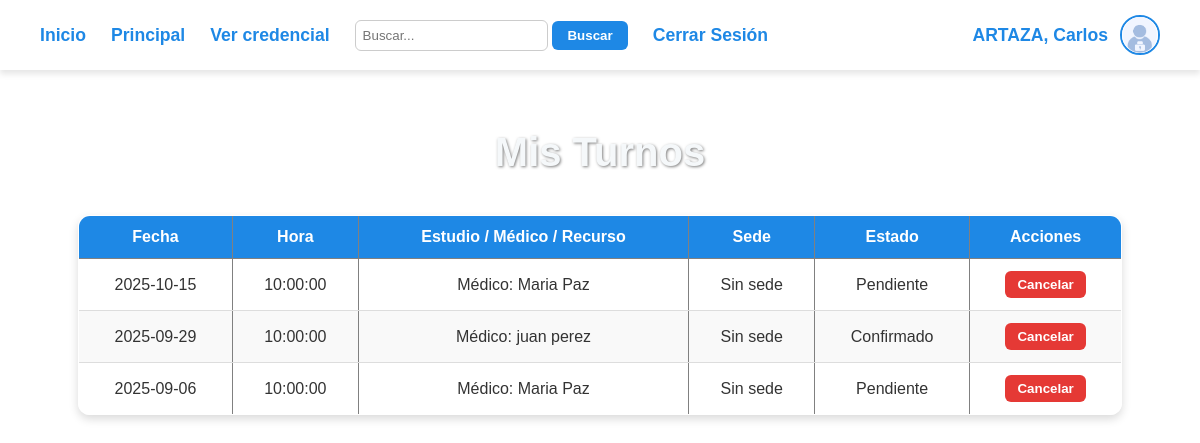
Page /interfaces/Paciente/Gestion/misTurnos.php (signed in) on the committed database.
### tables this page shows
CREATE TABLE IF NOT EXISTS turnos (
  id_turno INT NOT NULL AUTO_INCREMENT,
  id_paciente INT DEFAULT NULL,
  id_medico INT DEFAULT NULL,
  id_estado INT DEFAULT NULL,
  id_estudio INT DEFAULT NULL,
  id_recurso INT DEFAULT NULL,
  fecha DATE DEFAULT NULL,
  hora TIME DEFAULT NULL,
  copago DECIMAL(10,2) DEFAULT 0.00,
  observaciones TEXT DEFAULT NULL,
  fecha_creacion TIMESTAMP NOT NULL DEFAULT CURRENT_TIMESTAMP,
  CONSTRAINT pk_turnos PRIMARY KEY (id_turno),
  KEY idx_turnos_id_paciente (id_paciente),
  KEY idx_turnos_id_medico (id_medico),
  KEY idx_turnos_id_estado (id_estado),
  KEY idx_turnos_id_estudio (id_estudio),
  CONSTRAINT fk_turnos_id_paciente FOREIGN KEY (id_paciente)
    REFERENCES pacientes(id_paciente)
    ON UPDATE CASCADE
    ON DELETE SET NULL,
  CONSTRAINT fk_turnos_id_medico FOREIGN KEY (id_medico)
    REFERENCES medicos(id_medico)
    ON UPDATE CASCADE
    ON DELETE SET NULL,
  CONSTRAINT fk_turnos_id_estado FOREIGN KEY (id_estado)
    REFERENCES estados(id_estado)
    ON UPDATE CASCADE
    ON DELETE SET NULL,
  CONSTRAINT fk_turnos_id_estudio FOREIGN KEY (id_estudio)
    REFERENCES estudios(id_estudio)
    ON UPDATE CASCADE
    ON DELETE SET NULL,
  CONSTRAINT fk_turno_recurso FOREIGN KEY (id_recurso)
    REFERENCES recursos(id_recurso)
    ON UPDATE CASCADE
    ON DELETE SET NULL
);

CREATE TABLE IF NOT EXISTS usuarios (
  id_usuario INT NOT NULL AUTO_INCREMENT,
  nombre VARCHAR(100) NOT NULL,
  apellido VARCHAR(100) NOT NULL,
  email VARCHAR(150) NOT NULL,
  password_hash VARCHAR(255) NOT NULL,
  id_rol INT DEFAULT NULL,
  activo TINYINT(1) DEFAULT 1,
  fecha_creacion TIMESTAMP NOT NULL DEFAULT CURRENT_TIMESTAMP,
  genero VARCHAR(100) DEFAULT NULL,
  img_dni LONGTEXT DEFAULT NULL,
  CONSTRAINT pk_usuario PRIMARY KEY (id_usuario),         
  CONSTRAINT uk_usuario_email UNIQUE (email),             
  KEY idx_usuario_id_rol (id_rol),                        
  CONSTRAINT fk_usuario_id_rol FOREIGN KEY (id_rol)       
    REFERENCES roles(id_rol)
    ON UPDATE CASCADE
    ON DELETE SET NULL
);

CREATE TABLE IF NOT EXISTS estados (
  id_estado INT NOT NULL AUTO_INCREMENT,
  nombre_estado VARCHAR(100) NOT NULL,
  PRIMARY KEY (id_estado),
  UNIQUE KEY uk_estado_nombre (nombre_estado)    
);

### interfaces/Paciente/Gestion/misTurnos.php (the view, shortened to what this page needs)
<?php
$conn = ConexionBD::conectar();
$paciente_id = $_SESSION['id_paciente_token'] ?? null;
$sql = "
    SELECT
        t.id_turno AS id,
        t.fecha,
        t.hora,
        es.nombre_estado AS estado,
        t.id_estudio,
        e.nombre AS nombre_estudio,
        t.id_medico,
        um.nombre AS nombre_medico,
        um.apellido AS apellido_medico,
        r.nombre AS recurso,
        s.nombre AS sede
    FROM turnos t
    LEFT JOIN estudios e   ON t.id_estudio = e.id_estudio
    LEFT JOIN medicos m    ON t.id_medico  = m.id_medico
    LEFT JOIN usuarios um   ON m.id_usuario = um.id_usuario
    LEFT JOIN estados es    ON t.id_estado  = es.id_estado
    LEFT JOIN recursos r   ON r.id_recurso = t.id_recurso
    LEFT JOIN sedes s      ON s.id_sede    = r.id_sede
    WHERE t.id_paciente = ?
    ORDER BY t.fecha DESC, t.hora DESC
";
$stmt = $conn->prepare($sql);
$stmt->bind_param("i", $paciente_id);
$stmt->execute();
$result = $stmt->get_result();
?>
<!DOCTYPE html>
<html lang="es">
<head>
    <link rel="stylesheet" href="https://cdnjs.cloudflare.com/ajax/libs/font-awesome/6.4.0/css/all.min.css" />
    <link rel="stylesheet" href="https://cdn.jsdelivr.net/npm/@fancyapps/ui/dist/fancybox.css" />
    <link rel="stylesheet" href="../../../css/misTurnos.css">
</head>
<body>
    <nav>
        <ul>
            <div class="nav-links">
                <li><a href="../principalPac.php">Inicio</a></li>
                <li><a href="../principalPac.php">Principal</a></li>
                <li>
                    <a data-fancybox
                       data-caption="Sistema Gestión Turnos - Credencial virtual afiliado"
                       data-type="iframe"
                       data-src="../verCredencial.php"
                       data-width="800"
                       data-height="400"
                       href="javascript:;">
                       Ver credencial
                    </a>
                </li>
                <li>
                    <input type="text" placeholder="Buscar..." />
                    <button>Buscar</button>
                </li>
                <li><a href="../../../Logica/General/cerrarSesion.php">Cerrar Sesión</a></li>
            </div>
            <div class="perfil">
                <span><?php echo mb_strtoupper($_SESSION['apellido'], 'UTF-8') . ", " . mb_convert_case($_SESSION['nombre'], MB_CASE_TITLE, 'UTF-8'); ?></span>
                <img src="../../../assets/img/loginAdmin.png" alt="Foto perfil">
            </div>
        </ul>
    </nav>
    <div class="container">
        <h1>Mis Turnos</h1>
        <?php if ($result->num_rows === 0): ?>
            <p>No tenés turnos registrados.</p>
        <?php else: ?>
            <table border="1" cellpadding="5">
                <thead>
                    <tr>
                        <th>Fecha</th>
                        <th>Hora</th>
                        <th>Estudio / Médico / Recurso</th>
                        <th>Sede</th>
                        <th>Estado</th>
                        <th>Acciones</th>
                    </tr>
                </thead>
                <tbody>
                    <?php while ($turno = $result->fetch_assoc()): ?>
                        <tr>
                            <td><?php echo htmlspecialchars($turno['fecha']); ?></td>
                            <td><?php echo htmlspecialchars($turno['hora']); ?></td>
                            <td>
                                <?php
                                if (!empty($turno['id_estudio'])) {
                                    echo "Estudio: " . htmlspecialchars($turno['nombre_estudio'] ?? 'No especificado');
                                } elseif (!empty($turno['id_medico'])) {
                                    $nombreCompleto = trim(($turno['nombre_medico'] ?? '') . ' ' . ($turno['apellido_medico'] ?? ''));
                                    echo "Médico: " . htmlspecialchars($nombreCompleto ?: 'No especificado');
                                } elseif (!empty($turno['recurso'])) {
                                    echo "Recurso: " . htmlspecialchars($turno['recurso']);
                                } else {
                                    echo "Sin asignar";
                                }
                                ?>
                            </td>
                            <td><?php echo htmlspecialchars($turno['sede'] ?? 'Sin sede'); ?></td>
                            <td><?php echo ucfirst(htmlspecialchars($turno['estado'] ?? '')); ?></td>
                            <td>
                                <?php if (strtolower((string)$turno['estado']) !== 'cancelado'): ?>
                                    <form method="post" action="../../../../Logica/Paciente/Gestion-Turnos/cancelarTurno.php" style="margin:0;">
                                        <button type="submit" onclick="return confirm('¿Seguro que querés cancelar este turno?');">Cancelar</button>
                                    </form>
                                <?php else: ?>
                                    Cancelado
                                <?php endif; ?>
                            </td>
                        </tr>
                    <?php endwhile; ?>
                </tbody>
            </table>
        <?php endif; ?>
    </div>
</body>
</html>

### css/misTurnos.css (style rules this page uses)
* { margin: 0; padding: 0; box-sizing: border-box; font-family: Arial, sans-serif; }
body { background: url("https://i.pinimg.com/1200x/9b/e2/12/9be212df4fc8537ddc31c3f7fa147b42.jpg") no-repeat center center fixed; background-size: cover; color: #333; }
nav { background-color: white; padding: 15px 40px; box-shadow: 0 4px 6px rgba(0, 0, 0, 0.1); }
nav ul { list-style: none; display: flex; justify-content: space-between; align-items: center; font-size: 1.1em; }
nav ul .nav-links { display: flex; align-items: center; gap: 25px; }
nav ul li a { color: #1e88e5; text-decoration: none; font-weight: bold; }
nav ul li input[type="text"] { padding: 7px; border-radius: 6px; border: 1px solid #ccc; }
nav ul li button { padding: 7px 15px; border: none; border-radius: 6px; background-color: #1e88e5; color: white; cursor: pointer; font-weight: bold; }
.perfil { display: flex; align-items: center; gap: 12px; }
.perfil span { font-weight: bold; color: #1e88e5; }
.perfil img { width: 40px; height: 40px; border-radius: 50%; object-fit: cover; border: 2px solid #1e88e5; }
.container { padding: 60px 20px; text-align: center; }
.container h1 { margin-bottom: 40px; color: #f5f8fa; font-size: 2.5em; text-shadow: 1px 1px 3px rgba(0, 0, 0, 0.5); }
table { width: 90%; margin: 30px auto; border-collapse: collapse; background-color: rgba(255, 255, 255, 0.95); box-shadow: 0 4px 10px rgba(0, 0, 0, 0.15); border-radius: 12px; overflow: hidden; }
table thead { background-color: #1e88e5; color: white; font-weight: bold; font-size: 1em; }
table thead th { padding: 12px; text-align: center; }
table tbody td { padding: 12px; text-align: center; border-bottom: 1px solid #ddd; color: #333; }
table tbody tr:nth-child(even) { background-color: #f9f9f9; }
table button { padding: 6px 12px; border: none; border-radius: 6px; background-color: #e53935; color: white; cursor: pointer; font-weight: bold; transition: background 0.2s ease; }

### rows in the picture
turnos: fecha "2025-10-15", hora "10:00:00", usuarios.nombre+apellido "Maria Paz", sede "Sin sede", id_estado.nombre_estado "Pendiente"
turnos: fecha "2025-09-29", hora "10:00:00", usuarios.nombre+apellido "juan perez", sede "Sin sede", id_estado.nombre_estado "Confirmado"
turnos: fecha "2025-09-06", hora "10:00:00", usuarios.nombre+apellido "Maria Paz", sede "Sin sede", id_estado.nombre_estado "Pendiente"

### other values in the picture
mb_strtoupper($_SESSION['apellido'], 'UTF-8') "ARTAZA"
mb_convert_case($_SESSION['nombre'], MB_CASE_TITLE, 'UTF-8') "Carlos"
